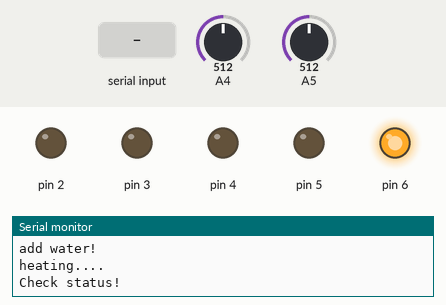
A sketch run on a simulated Arduino Uno, built with avr-gcc and run on an emulated ATmega328P. Shown: output pins drawn as LEDs (lit = HIGH), the last lines printed to the serial monitor. The inputs (shaded band) are chosen by the test bench; at power-on: A4 = 512, A5 = 512.

Above: at 1.2 s.
1.3 s: "90,45\n" received over Serial
At 2.35 s:
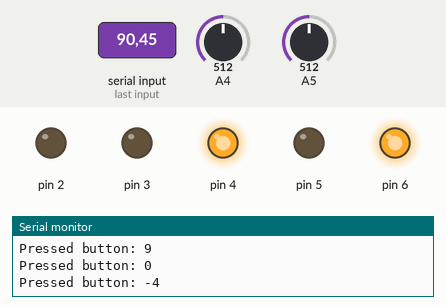
4.0 s: "6\n" received over Serial
At 5.0 s:
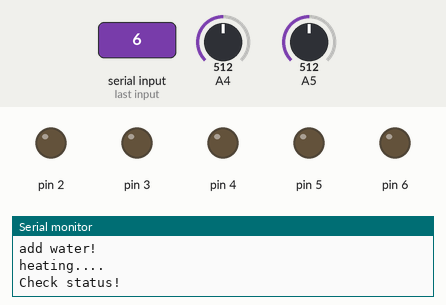
6.6 s: "30,150\n" received over Serial
At 7.25 s:
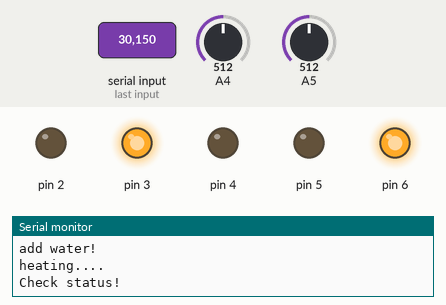
8.8 s: "200\n" received over Serial
At 8.95 s:
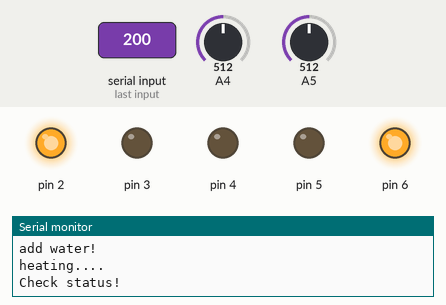
Timing chart, 0 to 11.8 s (numbered marks = the images above; inputs shaded):
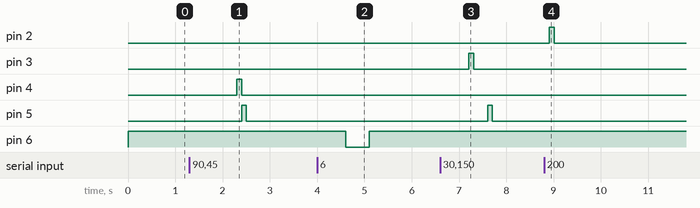

Measured:
- after the input at 1.3 s, pin 4: LOW → HIGH after 1.0 s, → LOW 0.10 s later; pin 5: LOW → HIGH after 1.1 s, → LOW 0.10 s later
- after the input at 4.0 s, pin 6: HIGH → LOW after 0.60 s, → HIGH 0.50 s later
- after the input at 6.6 s, pin 3: LOW → HIGH after 0.61 s, → LOW 0.10 s later; pin 5: LOW → HIGH after 1.0 s, → LOW 0.10 s later
- after the input at 8.8 s, pin 2: LOW → HIGH after 0.11 s, → LOW 0.10 s later

The sketch:

Serial_Debug.ino
```cpp
//////////////////////////////////////////
// Author: Shane Ryan
// Purpose: Control Keurig K40
//
// Nine wires run out the back of
// the Keurig. All are soldered to
// respective joints on the input
// board to control the Keurig, emulating
// button presses w/ quick 5V pulses.
//////////////////////////////////////////


int power = 5;
int open_close = 6;
int small_brew = 4;
int med_brew = 3;
int large_brew = 2;

// char add_water_pin[] = {A5};
// char descale_pin[] = {A4};
// char heating_pin[] = {A3};

int add_water = 0;
int descale = 0;
int heating = 0;

int button = 0;
int i;

byte buffer1[] = {0};

void setup() {
  // pinMode(10, INPUT);
  // pinMode(11, INPUT);
  // pinMode(9, INPUT);

  for (i = 2; i < 7; i++) {
    pinMode(i, OUTPUT);
  }


  for (i = 2; i < 7; i++) {
    digitalWrite(i, LOW);
  }

  Serial.begin(9600);
  digitalWrite(6, HIGH);
}


void loop() {

  while (Serial.available()) {
    // Serial.readBytes(buffer1, 2);
    // Serial.println(buffer1[0]);
    // Serial.println(buffer1[1]);
    button = (Serial.read() - '0');
    if (button == 6) {
      digitalWrite(6, LOW);
      delay(500);
      digitalWrite(6, HIGH);
      Serial.print("6\n");
    }
    else {
      press_button(button);
    }
  }

  add_water = (analogRead(A5) * (5.0 / 1023));
  heating = (analogRead(A4) * (5.0 / 1023));
  // Serial.println(add_water);
  // Serial.println(heating);
  // Serial.println();

  if (add_water < 4) {
    Serial.println("add water!");
  }
  else {
    Serial.println("water ready");
  }

  if (heating < 4) {
    Serial.println("heating....");
  }
  else {
    Serial.println("heat ready!");
  }

  Serial.println();

  if ((add_water == 5) && (heating == 5)) {
    Serial.println("All systems ready!");
  }
  else {
    Serial.println("Check status!");
  }

  delay(1000);
  Serial.println();
  Serial.println();
  Serial.println();


}


void press_button(int j)
{
  digitalWrite(j, HIGH);
  delay(100);
  digitalWrite(j, LOW);
  Serial.print("Pressed button: ");
  Serial.println(j, DEC);
}
```
